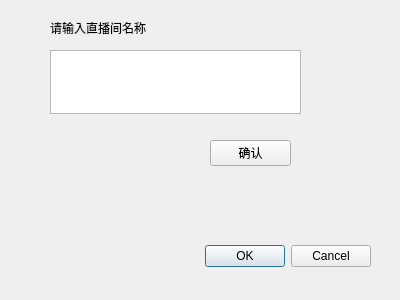
<?xml version="1.0" encoding="UTF-8"?>
<ui version="4.0">
 <class>Dialog</class>
 <widget class="QDialog" name="Dialog">
  <property name="geometry">
   <rect>
    <x>0</x>
    <y>0</y>
    <width>400</width>
    <height>300</height>
   </rect>
  </property>
  <property name="windowTitle">
   <string>Dialog</string>
  </property>
  <widget class="QDialogButtonBox" name="buttonBox">
   <property name="geometry">
    <rect>
     <x>30</x>
     <y>240</y>
     <width>341</width>
     <height>32</height>
    </rect>
   </property>
   <property name="orientation">
    <enum>Qt::Horizontal</enum>
   </property>
   <property name="standardButtons">
    <set>QDialogButtonBox::Cancel|QDialogButtonBox::Ok</set>
   </property>
  </widget>
  <widget class="QTextEdit" name="textEdit">
   <property name="geometry">
    <rect>
     <x>50</x>
     <y>50</y>
     <width>251</width>
     <height>64</height>
    </rect>
   </property>
  </widget>
  <widget class="QLabel" name="label">
   <property name="geometry">
    <rect>
     <x>50</x>
     <y>20</y>
     <width>141</width>
     <height>16</height>
    </rect>
   </property>
   <property name="text">
    <string>请输入直播间名称</string>
   </property>
  </widget>
  <widget class="QPushButton" name="pushButton">
   <property name="geometry">
    <rect>
     <x>210</x>
     <y>140</y>
     <width>81</width>
     <height>26</height>
    </rect>
   </property>
   <property name="text">
    <string>确认</string>
   </property>
  </widget>
 </widget>
 <resources/>
 <connections>
  <connection>
   <sender>buttonBox</sender>
   <signal>accepted()</signal>
   <receiver>Dialog</receiver>
   <slot>accept()</slot>
   <hints>
    <hint type="sourcelabel">
     <x>248</x>
     <y>254</y>
    </hint>
    <hint type="destinationlabel">
     <x>157</x>
     <y>274</y>
    </hint>
   </hints>
  </connection>
  <connection>
   <sender>buttonBox</sender>
   <signal>rejected()</signal>
   <receiver>Dialog</receiver>
   <slot>reject()</slot>
   <hints>
    <hint type="sourcelabel">
     <x>316</x>
     <y>260</y>
    </hint>
    <hint type="destinationlabel">
     <x>286</x>
     <y>274</y>
    </hint>
   </hints>
  </connection>
 </connections>
</ui>
